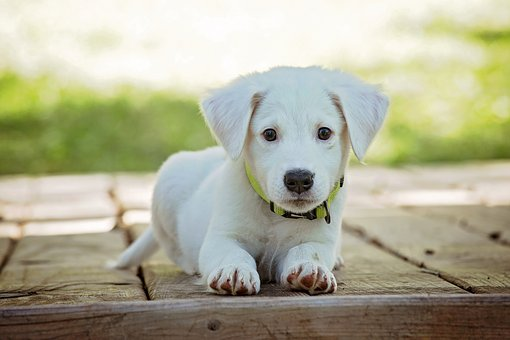
#> input picture images/puppy.jpg, 510 x 340 px
$ jupyter execute '9 - Cropping-cut-out-the image.ipynb'
#> lines starting #> are read from the running program, lines starting #| are printed output that depends on the picture
## Cropping

[cell 1]
import cv2

image = cv2.imread('images/puppy.jpg')
#> image is the input picture: shape (340, 510, 3); mean B, G, R 149.3, 174, 174.8
height, width = image.shape[:2]
#> height = 340; width = 510

# Let's get the starting pixel coordiantes (top  left of cropping rectangle)
start_row, start_col = int(height * .2), int(width * .2)
#> start_row = 68; start_col = 102

# Let's get the ending pixel coordinates (bottom right)
end_row, end_col = int(height * .75), int(width * .75)
#> end_row = 255; end_col = 382

# Simply use indexing to crop out the rectangle we desire
cropped = image[start_row:end_row , start_col:end_col]
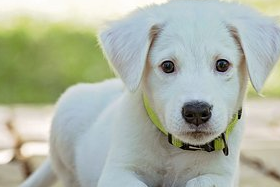
#> cropped: shape (187, 280, 3); mean B, G, R 164.3, 180.4, 172.9

cv2.imshow("Original Image", image)
cv2.waitKey(0)
cv2.imshow("Cropped Image", cropped)
cv2.waitKey(0)
cv2.destroyAllWindows()
